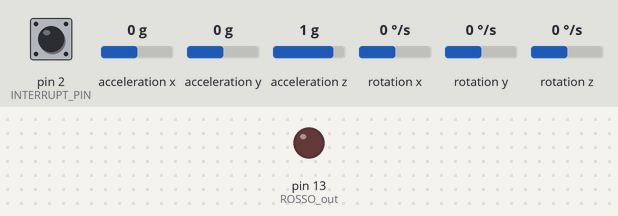
A sketch run on a simulated Arduino Leonardo, built with avr-gcc and run on an emulated ATmega32U4. Parts: output pins drawn as LEDs (lit = HIGH). The test bench sets the inputs (shaded band); at power-on: acceleration x 0 g, acceleration y 0 g, acceleration z 1 g, rotation z 0 °/s, pin 2 (INTERRUPT_PIN) LOW, rotation x 0 °/s, rotation y 0 °/s. The sensor or clock chip raises its interrupt line as the real part does; what the sketch prints to the serial monitor is not drawn.

Above: at 0.1 s.
At 1.7 s:
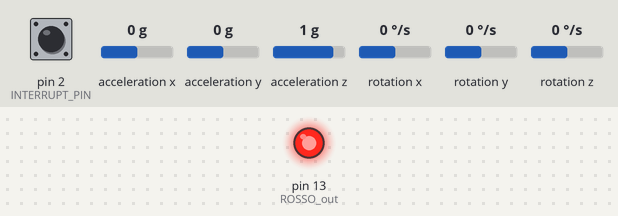
1.8 s: acceleration x set to -1.4 g
3.3 s: acceleration y set to -1.4 g
4.8 s: acceleration z set to -1.4 g
6.3 s: rotation z set to -192 °/s
7.8 s: pin 2 (INTERRUPT_PIN) pulsed HIGH 5 times (0.12 s each, 0.3 s apart)
10.8 s: pin 2 (INTERRUPT_PIN) pulsed HIGH 5 times (0.12 s each, 0.3 s apart)
Timing chart, 0 to 13.8 s (numbered marks = the images above; inputs shaded):
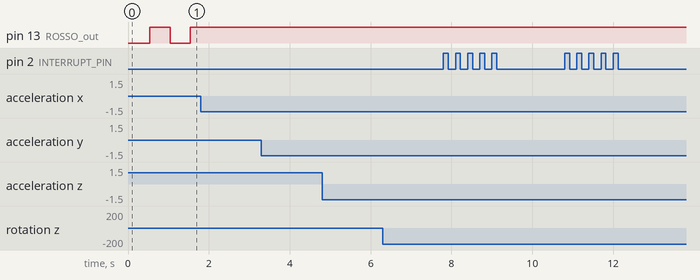

The sketch:

MPU-6050_DMP6_mine.ino
```cpp
// I2C device class (I2Cdev) demonstration Arduino sketch for MPU6050 class using DMP (MotionApps v2.0)
// 6/21/2012 by Jeff Rowberg <jeff@rowberg.net>
// Updates should (hopefully) always be available at https://github.com/jrowberg/i2cdevlib
//
// Changelog:
//      2013-05-08 - added seamless Fastwire support
//                 - added note about gyro calibration
//      2012-06-21 - added note about Arduino 1.0.1 + Leonardo compatibility error
//      2012-06-20 - improved FIFO overflow handling and simplified read process
//      2012-06-19 - completely rearranged DMP initialization code and simplification
//      2012-06-13 - pull gyro and accel data from FIFO packet instead of reading directly
//      2012-06-09 - fix broken FIFO read sequence and change interrupt detection to RISING
//      2012-06-05 - add gravity-compensated initial reference frame acceleration output
//                 - add 3D math helper file to DMP6 example sketch
//                 - add Euler output and Yaw/Pitch/Roll output formats
//      2012-06-04 - remove accel offset clearing for better results (thanks Sungon Lee)
//      2012-06-01 - fixed gyro sensitivity to be 2000 deg/sec instead of 250
//      2012-05-30 - basic DMP initialization working

/* ============================================
I2Cdev device library code is placed under the MIT license
Copyright (c) 2012 Jeff Rowberg

Permission is hereby granted, free of charge, to any person obtaining a copy
of this software and associated documentation files (the "Software"), to deal
in the Software without restriction, including without limitation the rights
to use, copy, modify, merge, publish, distribute, sublicense, and/or sell
copies of the Software, and to permit persons to whom the Software is
furnished to do so, subject to the following conditions:

The above copyright notice and this permission notice shall be included in
all copies or substantial portions of the Software.

THE SOFTWARE IS PROVIDED "AS IS", WITHOUT WARRANTY OF ANY KIND, EXPRESS OR
IMPLIED, INCLUDING BUT NOT LIMITED TO THE WARRANTIES OF MERCHANTABILITY,
FITNESS FOR A PARTICULAR PURPOSE AND NONINFRINGEMENT. IN NO EVENT SHALL THE
AUTHORS OR COPYRIGHT HOLDERS BE LIABLE FOR ANY CLAIM, DAMAGES OR OTHER
LIABILITY, WHETHER IN AN ACTION OF CONTRACT, TORT OR OTHERWISE, ARISING FROM,
OUT OF OR IN CONNECTION WITH THE SOFTWARE OR THE USE OR OTHER DEALINGS IN
THE SOFTWARE.
===============================================
*/

// I2Cdev and MPU6050 must be installed as libraries, or else the .cpp/.h files
// for both classes must be in the include path of your project
#include "I2Cdev.h"

#include "MPU6050_6Axis_MotionApps20.h"
//#include "MPU6050.h" // not necessary if using MotionApps include file

// Arduino Wire library is required if I2Cdev I2CDEV_ARDUINO_WIRE implementation
// is used in I2Cdev.h
#if I2CDEV_IMPLEMENTATION == I2CDEV_ARDUINO_WIRE
    #include "Wire.h"
#endif


// class default I2C address is 0x68
// specific I2C addresses may be passed as a parameter here
// AD0 low = 0x68 (default for SparkFun breakout and InvenSense evaluation board)
// AD0 high = 0x69
MPU6050 mpu;
//MPU6050 mpu(0x69); // <-- use for AD0 high

/* =========================================================================
   NOTE: In addition to connection 3.3v, GND, SDA, and SCL, this sketch
   depends on the MPU-6050's INT pin being connected to the Arduino's
   external interrupt #0 pin. On the Arduino Uno and Mega 2560, this is
   digital I/O pin 2.
 * ========================================================================= */

/* =========================================================================
   NOTE: Arduino v1.0.1 with the Leonardo board generates a compile error
   when using Serial.write(buf, len). The Teapot output uses this method.
   The solution requires a modification to the Arduino USBAPI.h file, which
   is fortunately simple, but annoying. This will be fixed in the next IDE
   release. For more info, see these links:

   http://arduino.cc/forum/index.php/topic,109987.0.html
   http://code.google.com/p/arduino/issues/detail?id=958
 * ========================================================================= */


// uncomment "OUTPUT_READABLE_QUATERNION" if you want to see the actual
// quaternion components in a [w, x, y, z] format (not best for parsing
// on a remote host such as Processing or something though)
//#define OUTPUT_READABLE_QUATERNION

// uncomment "OUTPUT_READABLE_EULER" if you want to see Euler angles
// (in degrees) calculated from the quaternions coming from the FIFO.
// Note that Euler angles suffer from gimbal lock (for more info, see
// http://en.wikipedia.org/wiki/Gimbal_lock)
//#define OUTPUT_READABLE_EULER

// uncomment "OUTPUT_READABLE_YAWPITCHROLL" if you want to see the yaw/
// pitch/roll angles (in degrees) calculated from the quaternions coming
// from the FIFO. Note this also requires gravity vector calculations.
// Also note that yaw/pitch/roll angles suffer from gimbal lock (for
// more info, see: http://en.wikipedia.org/wiki/Gimbal_lock)
//#define OUTPUT_READABLE_YAWPITCHROLL
//#define USE_NEW_DMPGETYAWPITCHROLL
//#define MY_RANGE

// uncomment "OUTPUT_READABLE_REALACCEL" if you want to see acceleration
// components with gravity removed. This acceleration reference frame is
// not compensated for orientation, so +X is always +X according to the
// sensor, just without the effects of gravity. If you want acceleration
// compensated for orientation, us OUTPUT_READABLE_WORLDACCEL instead.
//#define OUTPUT_READABLE_REALACCEL

// uncomment "OUTPUT_READABLE_WORLDACCEL" if you want to see acceleration
// components with gravity removed and adjusted for the world frame of
// reference (yaw is relative to initial orientation, since no magnetometer
// is present in this case). Could be quite handy in some cases.
//#define OUTPUT_READABLE_WORLDACCEL

// uncomment "OUTPUT_TEAPOT" if you want output that matches the
// format used for the InvenSense teapot demo
#define OUTPUT_TEAPOT
#define STABLE_Z_YAW_START_FROM_ZERO
//#define SWITCH_PITCH_AND_ROLL_AXIS
//#define ROTATE_180_DEGREE_Z_YAW

static float EPS = 1.1920928955078125E-7f;

// Ritardo dell' "if (DELAY_blink + 250 < millis())" e valore dell'ultimo valore buono
long DELAY_blink = 0;

#define ROSSO_out 13 // (Arduino is 13, Teensy is 11, Teensy++ is 6)
#define LED_HIGH 255 // If you use a PWM pin instead 13 with an external LED you can give 10-15 of values for analogWrite to a low brightness instead HIGHT for digitalWrite
#define LED_LOW    0

byte ROSSO_state = 0;

Quaternion myQuatOffset;

#define INTERRUPT_PIN 2  // use pin 2 on Arduino Uno & most boards

// MPU control/status vars
bool dmpReady = false;  // set true if DMP init was successful
uint8_t mpuIntStatus;   // holds actual interrupt status byte from MPU
uint8_t devStatus;      // return status after each device operation (0 = success, !0 = error)
uint16_t packetSize;    // expected DMP packet size (default is 42 bytes)
uint16_t fifoCount;     // count of all bytes currently in FIFO
uint8_t fifoBuffer[64]; // FIFO storage buffer

// orientation/motion vars
Quaternion q;           // [w, x, y, z]         quaternion container
VectorInt16 aa;         // [x, y, z]            accel sensor measurements
VectorInt16 aaReal;     // [x, y, z]            gravity-free accel sensor measurements
VectorInt16 aaWorld;    // [x, y, z]            world-frame accel sensor measurements
VectorFloat gravity;    // [x, y, z]            gravity vector
float euler[3];         // [psi, theta, phi]    Euler angle container
float ypr[3];           // [yaw, pitch, roll]   yaw/pitch/roll container and gravity vector

// packet structure for InvenSense teapot demo
uint8_t teapotPacket[14] = { '$', 0x02, 0, 0, 0, 0, 0, 0, 0, 0, 0, 0, '\r', '\n' };


// ================================================================
// ===               INTERRUPT DETECTION ROUTINE                ===
// ================================================================

volatile bool mpuInterrupt = false;     // indicates whether MPU interrupt pin has gone high
void dmpDataReady() {
    mpuInterrupt = true;
}


// ================================================================
// ===                      INITIAL SETUP                       ===
// ================================================================

void setup() {
    // join I2C bus (I2Cdev library doesn't do this automatically)
    #if I2CDEV_IMPLEMENTATION == I2CDEV_ARDUINO_WIRE
        Wire.begin();
        Wire.setClock(400000); // 400kHz I2C clock. Comment this line if having compilation difficulties
    #elif I2CDEV_IMPLEMENTATION == I2CDEV_BUILTIN_FASTWIRE
        Fastwire::setup(400, true);
    #endif

    // initialize serial communication
    // (115200 chosen because it is required for Teapot Demo output, but it's
    // really up to you depending on your project)
    Serial.begin(115200);
    while (!Serial); // wait for Leonardo enumeration, others continue immediately

    // NOTE: 8MHz or slower host processors, like the Teensy @ 3.3V or Arduino
    // Pro Mini running at 3.3V, cannot handle this baud rate reliably due to
    // the baud timing being too misaligned with processor ticks. You must use
    // 38400 or slower in these cases, or use some kind of external separate
    // crystal solution for the UART timer.

    // initialize device
    Serial.println(F("Initializing I2C devices..."));
    mpu.initialize();
    pinMode(INTERRUPT_PIN, INPUT);

    // verify connection
    Serial.println(F("Testing device connections..."));
    Serial.println(mpu.testConnection() ? F("MPU6050 connection successful") : F("MPU6050 connection failed"));

    // wait for ready
    //Serial.println(F("\nSend any character to begin DMP programming and demo: "));
    //while (Serial.available() && Serial.read()); // empty buffer
    //while (!Serial.available());                 // wait for data
    //while (Serial.available() && Serial.read()); // empty buffer again

    // load and configure the DMP
    Serial.println(F("Initializing DMP..."));
    devStatus = mpu.dmpInitialize();

    // supply your own gyro offsets here, scaled for min sensitivity
    mpu.setXGyroOffset(220);
    mpu.setYGyroOffset(76);
    mpu.setZGyroOffset(-85);
    mpu.setZAccelOffset(1788/10); // 1688 factory default for my test chip (I have divided it for 10, for remove annoing latency)

    // make sure it worked (returns 0 if so)
    if (devStatus == 0) {
        // turn on the DMP, now that it's ready
        Serial.println(F("Enabling DMP..."));
        mpu.setDMPEnabled(true);

        // enable Arduino interrupt detection
        Serial.println(F("Enabling interrupt detection (Arduino external interrupt 0)..."));
        attachInterrupt(digitalPinToInterrupt(INTERRUPT_PIN), dmpDataReady, RISING);
        mpuIntStatus = mpu.getIntStatus();

        // set our DMP Ready flag so the main loop() function knows it's okay to use it
        Serial.println(F("DMP ready! Waiting for first interrupt..."));
        dmpReady = true;

        // get expected DMP packet size for later comparison
        packetSize = mpu.dmpGetFIFOPacketSize();
    } else {
        // ERROR!
        // 1 = initial memory load failed
        // 2 = DMP configuration updates failed
        // (if it's going to break, usually the code will be 1)
        Serial.print(F("DMP Initialization failed (code "));
        Serial.print(devStatus);
        Serial.println(F(")"));
    }

    // configure LED for output
    pinMode(ROSSO_out, OUTPUT);
    digitalWrite(ROSSO_out, LOW);
}


// ================================================================
// ===                    MAIN PROGRAM LOOP                     ===
// ================================================================

void loop() {
    // if programming failed, don't try to do anything
    if (!dmpReady) return;

    // wait for MPU interrupt or extra packet(s) available
    while (!mpuInterrupt && fifoCount < packetSize) {
        if (mpuInterrupt && fifoCount < packetSize) {
          // try to get out of the infinite loop
          fifoCount = mpu.getFIFOCount();
        }
        // other program behavior stuff here
        // .
        // .
        // .
        // if you are really paranoid you can frequently test in between other
        // stuff to see if mpuInterrupt is true, and if so, "break;" from the
        // while() loop to immediately process the MPU data
        // .
        // .
        // .
    }

    // reset interrupt flag and get INT_STATUS byte
    mpuInterrupt = false;
    mpuIntStatus = mpu.getIntStatus();

    // get current FIFO count
    fifoCount = mpu.getFIFOCount();

    // check for overflow (this should never happen unless our code is too inefficient)
    if ((mpuIntStatus & 0x10) || fifoCount == 1024) {
        // reset so we can continue cleanly
        mpu.resetFIFO();
        Serial.println(F("FIFO overflow!"));

    // otherwise, check for DMP data ready interrupt (this should happen frequently)
    } else if (mpuIntStatus & 0x02) {
        // wait for correct available data length, should be a VERY short wait
        while (fifoCount < packetSize) fifoCount = mpu.getFIFOCount();

        // read a packet from FIFO
        mpu.getFIFOBytes(fifoBuffer, packetSize);

        // track FIFO count here in case there is > 1 packet available
        // (this lets us immediately read more without waiting for an interrupt)
        fifoCount -= packetSize;

        #ifdef OUTPUT_TEAPOT
            mpu.dmpGetQuaternion(&q, fifoBuffer);
            mpu.dmpGetGravity(&gravity, &q);
            mpu.dmpGetYawPitchRoll(ypr, &q, &gravity);

            static boolean stabilizzato = false;
            static float myYawOffset = 0.0f;

            if (!stabilizzato) {
              blinkERR();

              static long start = millis();
              boolean stabile = false;

              // Si interrompe quando è stabile su mezzo grado per un secondo
              if ((int)(2.0f * ypr[0] * 180/M_PI) == (int)(myYawOffset)) {
                stabile = true;
              }
              if (stabile) {
                if (start + 1000 < millis()) stabilizzato = true;
              } else {
                start = millis();
              }

              myYawOffset = 2.0f * ypr[0] * 180/M_PI;

              setOffset(&myQuatOffset, &q);

              teapotPacket[2] = 0;
              teapotPacket[3] = 0;
              teapotPacket[4] = 0;
              teapotPacket[5] = 0;
              teapotPacket[6] = 0;
              teapotPacket[7] = 0;
              teapotPacket[8] = 0;
              teapotPacket[9] = 0;
              Serial.write(teapotPacket, 14);
              teapotPacket[11]++; // packetCount, loops at 0xFF on purpose
            }

            if (stabilizzato) {
              digitalWrite(ROSSO_out, HIGH);

              float yaw_1 = getYaw_mine(q);
              float pitch_1 = getPitch_mine(q);
              float roll_1 = getRoll_mine(q);

              float yaw_2 = getYaw_mine(myQuatOffset);
              float yaw_3 = yaw_1 - yaw_2;

              if(isnan(yaw_3)) return;
              if(isnan(pitch_1)) return;
              if(isnan(roll_1)) return;

              Quaternion *quat_mine = createFromYawPitchRoll_mine( yaw_3, pitch_1, roll_1 );

              uint8_t QuatW_byte1 = uint16_t(quat_mine->w * 16384.0f) & 0xFF; // lower byte
              uint8_t QuatW_byte2 = uint16_t(quat_mine->w * 16384.0f) >> 8;   // upper byte

              uint8_t QuatX_byte1 = uint16_t(quat_mine->x * 16384.0f) & 0xFF; // lower byte
              uint8_t QuatX_byte2 = uint16_t(quat_mine->x * 16384.0f) >> 8;   // upper byte

              uint8_t QuatY_byte1 = uint16_t(quat_mine->y * 16384.0f) & 0xFF; // lower byte
              uint8_t QuatY_byte2 = uint16_t(quat_mine->y * 16384.0f) >> 8;   // upper byte

              uint8_t QuatZ_byte1 = uint16_t(quat_mine->z * 16384.0f) & 0xFF; // lower byte
              uint8_t QuatZ_byte2 = uint16_t(quat_mine->z * 16384.0f) >> 8;   // upper byte

#ifdef STABLE_Z_YAW_START_FROM_ZERO
              teapotPacket[2] = QuatW_byte2;
              teapotPacket[3] = QuatW_byte1;
              teapotPacket[4] = QuatX_byte2;
              teapotPacket[5] = QuatX_byte1;
              teapotPacket[6] = QuatY_byte2;
              teapotPacket[7] = QuatY_byte1;
              teapotPacket[8] = QuatZ_byte2;
              teapotPacket[9] = QuatZ_byte1;
#else
              teapotPacket[2] = fifoBuffer[0];
              teapotPacket[3] = fifoBuffer[1];
              teapotPacket[4] = fifoBuffer[4];
              teapotPacket[5] = fifoBuffer[5];
              teapotPacket[6] = fifoBuffer[8];
              teapotPacket[7] = fifoBuffer[9];
              teapotPacket[8] = fifoBuffer[12];
              teapotPacket[9] = fifoBuffer[13];
#endif
              Serial.write(teapotPacket, 14);
              teapotPacket[11]++; // packetCount, loops at 0xFF on purpose
            }
        #endif

    }
}

void blinkERR(){
    if (DELAY_blink + 500 < millis()) {
      DELAY_blink = millis();
      if (ROSSO_state == LED_LOW) {
        ROSSO_state = LED_HIGH;
      }else{
        ROSSO_state = LED_LOW;
      }
      analogWrite(ROSSO_out, ROSSO_state);    // turn the LED on/off by making the voltage by state
    }
}


// Something conversion methos for correct Yaw
    void setOffset(Quaternion *offset, Quaternion *q) {
       offset->w = q->w;
       offset->x = q->x;
       offset->y = q->y;
       offset->z = q->z;
    }

    float getYaw_mine(Quaternion &q)
    {
        float x2 = q.x * q.x;
        float z2 = q.z * q.z;
        return atan2(2.0f * q.z * q.w - 2.0f * q.y * q.x, 1.0f - 2.0f * z2 - 2.0f * x2);
    }

    float getPitch_mine(Quaternion &q)
    {
        return asin(2.0f * q.z * q.y + 2.0f * q.x * q.w);
    }

    float getRoll_mine(Quaternion &q)
    {
        float x2 = q.x * q.x;
        float y2 = q.y * q.y;
        return -atan2(2.0f * q.y * q.w - 2.0f * q.z * q.x, 1.0f - 2.0f * y2 - 2.0f * x2);
    }


    static Quaternion* createFromYawPitchRoll_mine(float yaw, float pitch, float roll) {

        yaw *= 0.5f;
        pitch *= 0.5f;
        roll *= 0.5f;
        float sinYaw = sin(yaw);
        float cosYaw = cos(yaw);
        float sinPitch = sin(pitch);
        float cosPitch = cos(pitch);
        float sinRoll = sin(roll);
        float cosRoll = cos(roll);

        Quaternion* q = new Quaternion();

#ifdef SWITCH_PITCH_AND_ROLL_AXIS
    #ifdef ROTATE_180_DEGREE_Z_YAW
        q->w =   cosRoll * cosPitch * cosYaw + sinRoll * sinPitch * sinYaw;
        q->x = -(sinRoll * cosPitch * cosYaw - cosRoll * sinPitch * sinYaw);
        q->y = -(cosRoll * sinPitch * cosYaw + sinRoll * cosPitch * sinYaw);
        q->z = -(sinRoll * sinPitch * cosYaw - cosRoll * cosPitch * sinYaw);
    #else
        q->w = cosRoll * cosPitch * cosYaw + sinRoll * sinPitch * sinYaw;
        q->x = sinRoll * cosPitch * cosYaw - cosRoll * sinPitch * sinYaw;
        q->y = cosRoll * sinPitch * cosYaw + sinRoll * cosPitch * sinYaw;
        q->z = cosRoll * cosPitch * sinYaw - sinRoll * sinPitch * cosYaw;
    #endif
#else
    #ifdef ROTATE_180_DEGREE_Z_YAW
        q->w = cosRoll * cosPitch * cosYaw + sinRoll * sinPitch * sinYaw;
        q->x = -(cosRoll * sinPitch * cosYaw + sinRoll * cosPitch * sinYaw);
        q->y = -(cosRoll * sinPitch * sinYaw - sinRoll * cosPitch * cosYaw);
        q->z = -(sinRoll * sinPitch * cosYaw - cosRoll * cosPitch * sinYaw);
    #else
        q->w = cosRoll * cosPitch * cosYaw + sinRoll * sinPitch * sinYaw;
        q->x = cosRoll * sinPitch * cosYaw + sinRoll * cosPitch * sinYaw;
        q->y = cosRoll * sinPitch * sinYaw - sinRoll * cosPitch * cosYaw;
        q->z = cosRoll * cosPitch * sinYaw - sinRoll * sinPitch * cosYaw;
    #endif
#endif
        return q;
    }
```

Measured:
- after the input at 1.8 s, every drawn part: stays the same
- after the input at 3.3 s, every drawn part: stays the same
- after the input at 4.8 s, every drawn part: stays the same
- after the input at 6.3 s, every drawn part: stays the same
- after the input at 7.8 s, every drawn part: stays the same
- after the input at 10.8 s, every drawn part: stays the same
